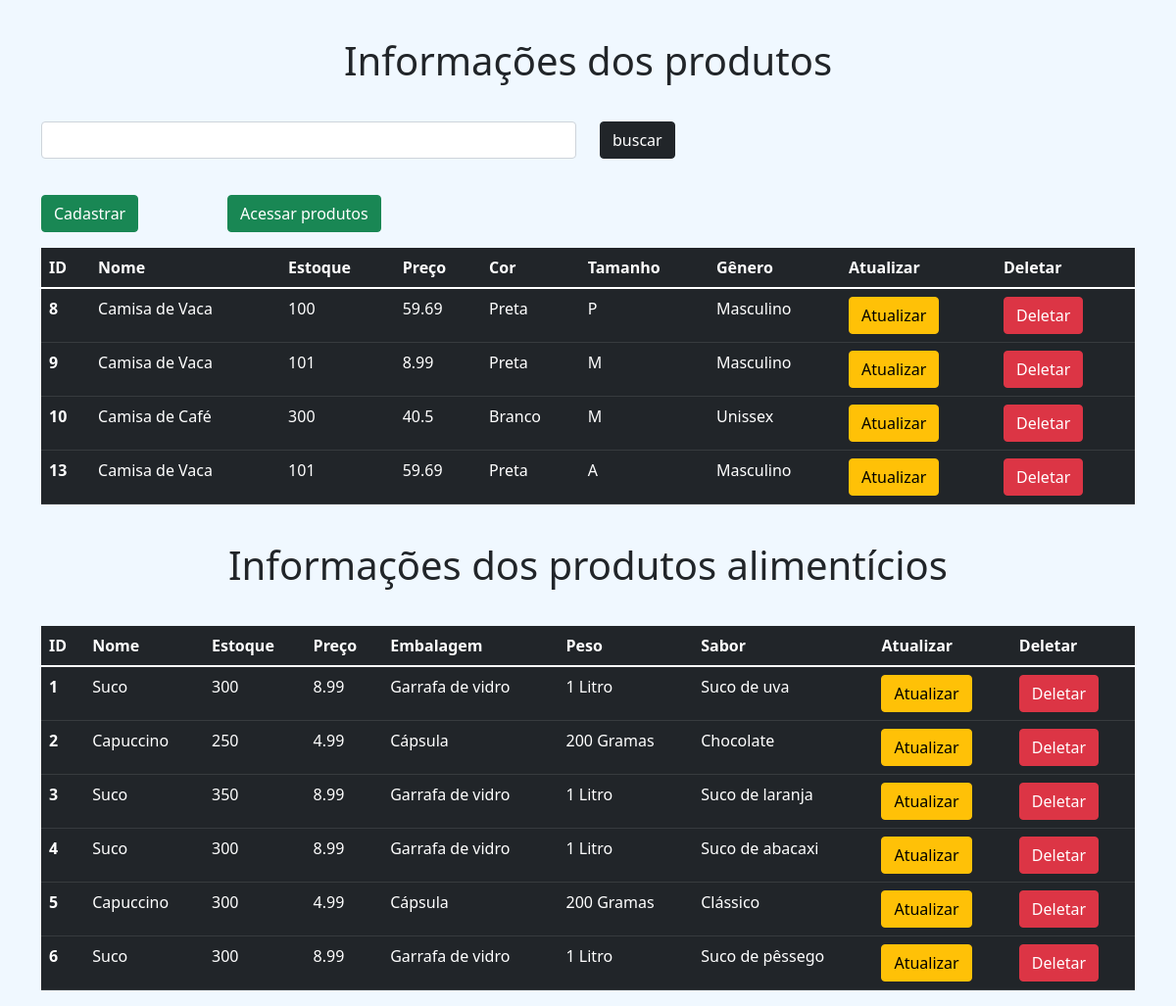
The app's page /pages/info_produto.php with its own data.
### tables this page shows
CREATE TABLE `produto` (
  `id_produto` int(11) NOT NULL,
  `nome_produto` varchar(250) NOT NULL,
  `descricao` varchar(250) NOT NULL,
  `categoria` varchar(100) NOT NULL,
  `marca` varchar(100) NOT NULL
);

CREATE TABLE `info_roupa` (
  `id_info_roupa` int(11) NOT NULL,
  `estoque` varchar(150) NOT NULL,
  `preco` float NOT NULL,
  `cor` varchar(150) NOT NULL,
  `tamanho` varchar(100) NOT NULL,
  `genero` varchar(150) NOT NULL,
  `fk_id_roupa` int(11) NOT NULL
);

CREATE TABLE `info_alimento` (
  `id_info_alimento` int(11) NOT NULL,
  `estoque` varchar(150) NOT NULL,
  `preco` float NOT NULL,
  `embalagem` varchar(150) NOT NULL,
  `peso` varchar(100) NOT NULL,
  `sabor` varchar(150) NOT NULL,
  `fk_id_alimento` int(11) NOT NULL
);

### pages/info_produto.php (the view, shortened to what this page needs)
<?php
include "../include/header.php";
include '../include/database.php';
$pesquisa = '';
$inf = "SELECT * FROM produto JOIN info_roupa ON id_produto = fk_id_roupa WHERE produto.nome_produto LIKE '%{$pesquisa}%'
OR info_roupa.tamanho LIKE '%{$pesquisa}%' OR info_roupa.genero LIKE '%{$pesquisa}%'
OR info_roupa.cor LIKE '%{$pesquisa}%'";
$query = mysqli_query($con, $inf);
$result = mysqli_fetch_all($query, MYSQLI_ASSOC);
$inf2 = "SELECT * FROM produto JOIN info_alimento ON id_produto = fk_id_alimento WHERE produto.nome_produto LIKE '%{$pesquisa}%'
OR info_alimento.sabor LIKE '%{$pesquisa}%' OR info_alimento.embalagem LIKE '%{$pesquisa}%'";
$query = mysqli_query($con, $inf2);
$result2 = mysqli_fetch_all($query, MYSQLI_ASSOC);
?>
<body class="tabela">
    <div class="container">
        <div class="row">
            <div class="col-12">
                <div class="row">
                    <h1 style="margin-bottom: 1cm; margin-top: 1cm;" class="text-center">Informações dos produtos</h1>
                    <form action="">
                        <div class="col-12">
                            <div class="row">
                                <div class="col-6">
                                    <input type="text" name="buscar" class="form-control" style="margin-bottom: 1cm;">
                                </div>
                                <div class="col-1">
                                    <input type="submit" name="submit" value="buscar" class="btn btn-dark">
                                </div>
                                <div class="col-5">
                                </div>
                            </div>
                        </div>
                    </form>
                    <div class="col-2">
                        <a class="btn mb-3 btn-success float-start" href="info_cadastro_roupa.php">Cadastrar</a>
                    </div>
                    <div class="col-4">
                        <a class="btn mb-3 btn-success float-start" href="relatorioProdutos.php">Acessar produtos</a>
                    </div>
                    <div class="col-6">
                    </div>
                </div>
                <table class="table table-dark table-hover" class="shadow-lg p-3 mb-5 bg-body rounded">
                    <thead class="table table-dark table-striped">
                        <tr>
                            <th scope="col">ID</th>
                            <th scope="col">Nome</th>
                            <th scope="col">Estoque</th>
                            <th scope="col">Preço</th>
                            <th scope="col">Cor</th>
                            <th scope="col">Tamanho</th>
                            <th scope="col">Gênero</th>
                            <th scope="col">Atualizar</th>
                            <th scope="col">Deletar</th>
                        </tr>
                    </thead>
                    <tbody>
                        <?php
                        foreach ($result as $dados) {
                            echo "<tr>
                            <th scope='row'>{$dados['id_info_roupa']}</th>
                            <td>{$dados['nome_produto']}</td>
                            <td>{$dados['estoque']}</td>
                            <td>{$dados['preco']}</td>
                            <td>{$dados['cor']}</td>
                            <td>{$dados['tamanho']}</td>
                            <td>{$dados['genero']}</td>
                            <td><a class='btn btn-warning' href='update_info_roupa.php?var={$dados['id_info_roupa']}'>Atualizar</a></td>
                            <td><a class='btn btn-danger' href='deletar_info_roupa.php?var={$dados['id_info_roupa']}'>Deletar</a></td>
                        </tr>";
                        }
                        ?>
                    </tbody>
                </table>
                <h1 style="margin-bottom: 1cm; margin-top: 1cm;" class="text-center">Informações dos produtos alimentícios</h1>
                <table class="table table-dark table-hover" class="shadow-lg p-3 mb-5 bg-body rounded">
                    <thead class="table table-dark table-striped">
                        <tr>
                            <th scope="col">ID</th>
                            <th scope="col">Nome</th>
                            <th scope="col">Estoque</th>
                            <th scope="col">Preço</th>
                            <th scope="col">Embalagem</th>
                            <th scope="col">Peso</th>
                            <th scope="col">Sabor</th>
                            <th scope="col">Atualizar</th>
                            <th scope="col">Deletar</th>
                        </tr>
                    </thead>
                    <tbody>
                        <?php
                        foreach ($result2 as $dados2) {
                            echo "<tr>
                            <th scope='row'>{$dados2['id_info_alimento']}</th>
                            <td>{$dados2['nome_produto']}</td>
                            <td>{$dados2['estoque']}</td>
                            <td>{$dados2['preco']}</td>
                            <td>{$dados2['embalagem']}</td>
                            <td>{$dados2['peso']}</td>
                            <td>{$dados2['sabor']}</td>
                            <td><a class='btn btn-warning' href='update_info_alimento.php?var={$dados2['id_info_alimento']}'>Atualizar</a></td>
                            <td><a class='btn btn-danger' href='deletar_info_alimento.php?var={$dados2['id_info_alimento']}'>Deletar</a></td>
                        </tr>";
                        }
                        ?>
                    </tbody>
                </table>
            </div>
        </div>
    </div>
    <?php
    include "../include/footer.php";
    ?>

### include/header.php (shortened to what this page needs)
<!DOCTYPE HTML>
<html lang="en-US">
<head>
	<link href="https://cdn.jsdelivr.net/npm/bootstrap@5.1.3/dist/css/bootstrap.min.css" rel="stylesheet">
	<link rel="stylesheet" href="https://cdn.jsdelivr.net/npm/bootstrap-icons@1.9.0/font/bootstrap-icons.css">
	<link rel="stylesheet" href="../css/meu.css" />
	<link rel="stylesheet" href="../css/meucss.css" />
	<link rel="stylesheet" href="../css/alert.css" />
</head>

### include/footer.php (shortened to what this page needs)
</body>
</html>

### css/meucss.css (style rules this page uses)
.tabela { background-color:aliceblue; }

### records on screen
produto: info_roupa.id_info_roupa "8", nome_produto "Camisa de Vaca", info_roupa.estoque "100", info_roupa.preco "59.69", info_roupa.cor "Preta", info_roupa.tamanho "P", info_roupa.genero "Masculino", info_roupa.id_info_roupa "9", info_roupa.estoque "101", info_roupa.preco "8.99", info_roupa.tamanho "M", info_roupa.id_info_roupa "13", info_roupa.tamanho "A"
produto: info_roupa.id_info_roupa "10", nome_produto "Camisa de Café", info_roupa.estoque "300", info_roupa.preco "40.5", info_roupa.cor "Branco", info_roupa.tamanho "M", info_roupa.genero "Unissex"
produto: info_alimento.id_info_alimento "1", nome_produto "Suco", info_alimento.estoque "300", info_alimento.preco "8.99", info_alimento.embalagem "Garrafa de vidro", info_alimento.peso "1 Litro", info_alimento.sabor "Suco de uva", info_alimento.id_info_alimento "3", info_alimento.estoque "350", info_alimento.sabor "Suco de laranja", info_alimento.id_info_alimento "4", info_alimento.sabor "Suco de abacaxi", info_alimento.id_info_alimento "6", info_alimento.sabor "Suco de pêssego"
produto: info_alimento.id_info_alimento "2", nome_produto "Capuccino", info_alimento.estoque "250", info_alimento.preco "4.99", info_alimento.embalagem "Cápsula", info_alimento.peso "200 Gramas", info_alimento.sabor "Chocolate", info_alimento.id_info_alimento "5", info_alimento.estoque "300", info_alimento.sabor "Clássico"
